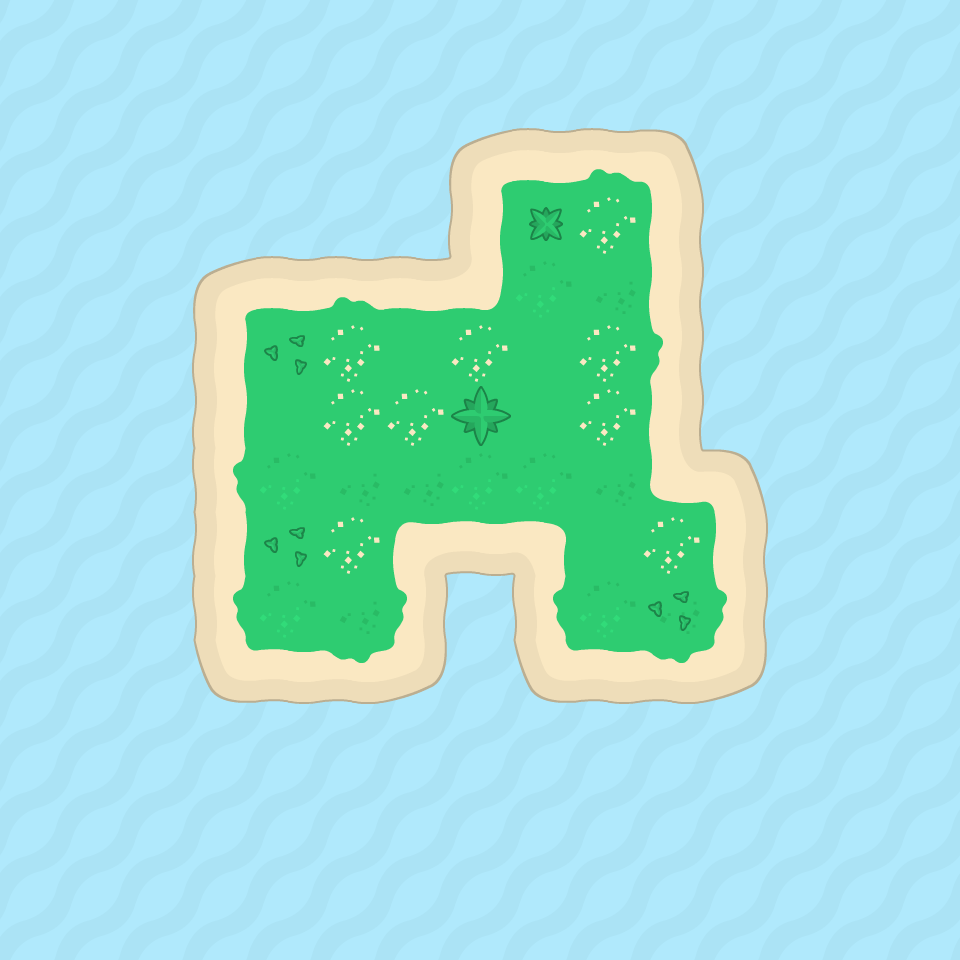

A 2D game scene composited from a Tiled map and its tileset images. What follows is a short description and the map's XML, with every tile layer's data as written:
An orthogonal 15x15 tile map with 64x64 px tiles, 3 tile layers (Water, Island, Foliage) and 3 objects (3x Collider).

<map version="1.5" tiledversion="1.7.1" orientation="orthogonal" renderorder="right-down" width="15" height="15" tilewidth="64" tileheight="64" infinite="0" nextlayerid="5" nextobjectid="4">
 <tileset firstgid="1" name="kenny_pirate" tilewidth="64" tileheight="64" tilecount="96" columns="16">
  <image source="../tilesets/kenny_pirate.png" width="1024" height="384" />
 </tileset>
 <layer id="2" name="Water" width="15" height="15">
  <data encoding="csv">
73,73,73,73,73,73,73,73,73,73,73,73,73,73,73,
73,73,73,73,73,73,73,73,73,73,73,73,73,73,73,
73,73,73,73,73,73,73,73,73,73,73,73,73,73,73,
73,73,73,73,73,73,73,73,73,73,73,73,73,73,73,
73,73,73,73,73,73,73,73,73,73,73,73,73,73,73,
73,73,73,73,73,73,73,73,73,73,73,73,73,73,73,
73,73,73,73,73,73,73,73,73,73,73,73,73,73,73,
73,73,73,73,73,73,73,73,73,73,73,73,73,73,73,
73,73,73,73,73,73,73,73,73,73,73,73,73,73,73,
73,73,73,73,73,73,73,73,73,73,73,73,73,73,73,
73,73,73,73,73,73,73,73,73,73,73,73,73,73,73,
73,73,73,73,73,73,73,73,73,73,73,73,73,73,73,
73,73,73,73,73,73,73,73,73,73,73,73,73,73,73,
73,73,73,73,73,73,73,73,73,73,73,73,73,73,73,
73,73,73,73,73,73,73,73,73,73,73,73,73,73,73
</data>
 </layer>
 <layer id="1" name="Island" width="15" height="15">
  <data encoding="csv">
0,0,0,0,0,0,0,0,0,0,0,0,0,0,0,
0,0,0,0,0,0,0,0,0,0,0,0,0,0,0,
0,0,0,0,0,0,0,6,7,8,9,0,0,0,0,
0,0,0,0,0,0,0,22,23,24,25,0,0,0,0,
0,0,0,6,7,8,7,53,39,40,25,0,0,0,0,
0,0,0,22,23,24,23,24,23,24,41,0,0,0,0,
0,0,0,22,23,24,24,23,23,24,25,0,0,0,0,
0,0,0,38,39,40,40,39,39,40,52,9,0,0,0,
0,0,0,22,23,24,36,55,37,23,24,25,0,0,0,
0,0,0,38,39,40,41,0,38,39,40,41,0,0,0,
0,0,0,54,55,56,57,0,54,55,56,57,0,0,0,
0,0,0,0,0,0,0,0,0,0,0,0,0,0,0,
0,0,0,0,0,0,0,0,0,0,0,0,0,0,0,
0,0,0,0,0,0,0,0,0,0,0,0,0,0,0,
0,0,0,0,0,0,0,0,0,0,0,0,0,0,0
</data>
 </layer>
 <layer id="4" name="Foliage" width="15" height="15">
  <data encoding="csv">
0,0,0,0,0,0,0,0,0,0,0,0,0,0,0,
0,0,0,0,0,0,0,0,0,0,0,0,0,0,0,
0,0,0,0,0,0,0,0,0,0,0,0,0,0,0,
0,0,0,0,0,0,0,0,72,0,0,0,0,0,0,
0,0,0,0,0,0,0,0,0,0,0,0,0,0,0,
0,0,0,0,88,0,0,0,0,0,0,0,0,0,0,
0,0,0,0,0,0,0,71,0,0,0,0,0,0,0,
0,0,0,0,0,0,0,0,0,0,0,0,0,0,0,
0,0,0,0,88,0,0,0,0,0,0,0,0,0,0,
0,0,0,0,0,0,0,0,0,0,88,0,0,0,0,
0,0,0,0,0,0,0,0,0,0,0,0,0,0,0,
0,0,0,0,0,0,0,0,0,0,0,0,0,0,0,
0,0,0,0,0,0,0,0,0,0,0,0,0,0,0,
0,0,0,0,0,0,0,0,0,0,0,0,0,0,0,
0,0,0,0,0,0,0,0,0,0,0,0,0,0,0
</data>
 </layer>
 <objectgroup id="3" name="Colliders">
  <object id="1" name="Island" type="Collider" x="192" y="256">
   <polygon points="0,0 256,0 256,-128 512,-128 512,192 576,192 576,448 320,448 320,320 256,320 256,448 0,448" />
  </object>
  <object id="2" name="Large Tree" type="Collider" x="448" y="384" width="64" height="64" />
  <object id="3" name="Small Tree" type="Collider" x="512" y="192" width="64" height="64">
   <ellipse />
  </object>
 </objectgroup>
</map>
